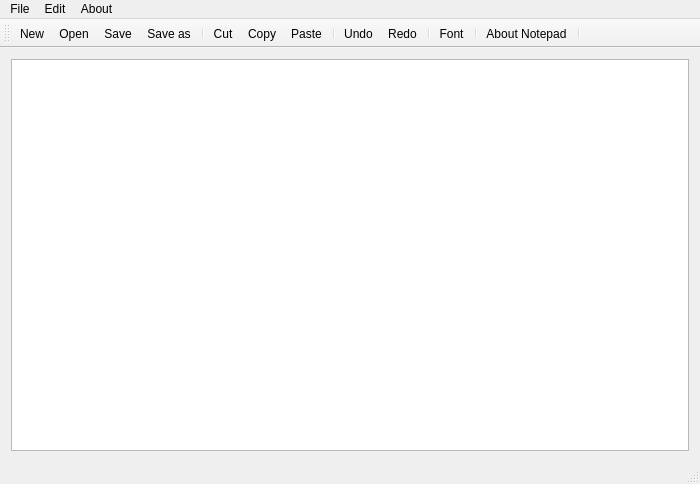
<?xml version="1.0" encoding="UTF-8"?>
<ui version="4.0">
 <class>MainWindow</class>
 <widget class="QMainWindow" name="MainWindow">
  <property name="geometry">
   <rect>
    <x>0</x>
    <y>0</y>
    <width>700</width>
    <height>484</height>
   </rect>
  </property>
  <property name="windowTitle">
   <string>MainWindow</string>
  </property>
  <widget class="QWidget" name="centralWidget">
   <layout class="QHBoxLayout" name="horizontalLayout">
    <item>
     <widget class="QTextEdit" name="textEdit"/>
    </item>
   </layout>
  </widget>
  <widget class="QMenuBar" name="menuBar">
   <property name="geometry">
    <rect>
     <x>0</x>
     <y>0</y>
     <width>700</width>
     <height>22</height>
    </rect>
   </property>
   <widget class="QMenu" name="menuFile">
    <property name="title">
     <string>File</string>
    </property>
    <addaction name="actionNew"/>
    <addaction name="actionOpen"/>
    <addaction name="separator"/>
    <addaction name="actionSave"/>
    <addaction name="actionSave_as"/>
   </widget>
   <widget class="QMenu" name="menuEdit">
    <property name="title">
     <string>Edit</string>
    </property>
    <addaction name="actionCut"/>
    <addaction name="actionCopy"/>
    <addaction name="actionPaste"/>
    <addaction name="separator"/>
    <addaction name="actionRedo"/>
    <addaction name="actionUndo"/>
    <addaction name="separator"/>
    <addaction name="actionFont"/>
   </widget>
   <widget class="QMenu" name="menuAbout">
    <property name="title">
     <string>About</string>
    </property>
    <addaction name="actionAbout_Notepad"/>
   </widget>
   <addaction name="menuFile"/>
   <addaction name="menuEdit"/>
   <addaction name="menuAbout"/>
  </widget>
  <widget class="QToolBar" name="mainToolBar">
   <attribute name="toolBarArea">
    <enum>TopToolBarArea</enum>
   </attribute>
   <attribute name="toolBarBreak">
    <bool>false</bool>
   </attribute>
   <addaction name="actionNew"/>
   <addaction name="actionOpen"/>
   <addaction name="actionSave"/>
   <addaction name="actionSave_as"/>
   <addaction name="separator"/>
   <addaction name="actionCut"/>
   <addaction name="actionCopy"/>
   <addaction name="actionPaste"/>
   <addaction name="separator"/>
   <addaction name="actionUndo"/>
   <addaction name="actionRedo"/>
   <addaction name="separator"/>
   <addaction name="actionFont"/>
   <addaction name="separator"/>
   <addaction name="actionAbout_Notepad"/>
   <addaction name="separator"/>
  </widget>
  <widget class="QStatusBar" name="statusBar"/>
  <action name="actionNew">
   <property name="text">
    <string>New</string>
   </property>
  </action>
  <action name="actionOpen">
   <property name="text">
    <string>Open</string>
   </property>
  </action>
  <action name="actionSave">
   <property name="text">
    <string>Save</string>
   </property>
  </action>
  <action name="actionSave_as">
   <property name="text">
    <string>Save as</string>
   </property>
  </action>
  <action name="actionCut">
   <property name="text">
    <string>Cut</string>
   </property>
  </action>
  <action name="actionCopy">
   <property name="text">
    <string>Copy</string>
   </property>
  </action>
  <action name="actionPaste">
   <property name="text">
    <string>Paste</string>
   </property>
  </action>
  <action name="actionRedo">
   <property name="text">
    <string>Redo</string>
   </property>
  </action>
  <action name="actionUndo">
   <property name="text">
    <string>Undo</string>
   </property>
  </action>
  <action name="actionAbout_Notepad">
   <property name="text">
    <string>About Notepad</string>
   </property>
  </action>
  <action name="actionFont">
   <property name="text">
    <string>Font</string>
   </property>
  </action>
 </widget>
 <layoutdefault spacing="6" margin="11"/>
 <resources/>
 <connections/>
</ui>
